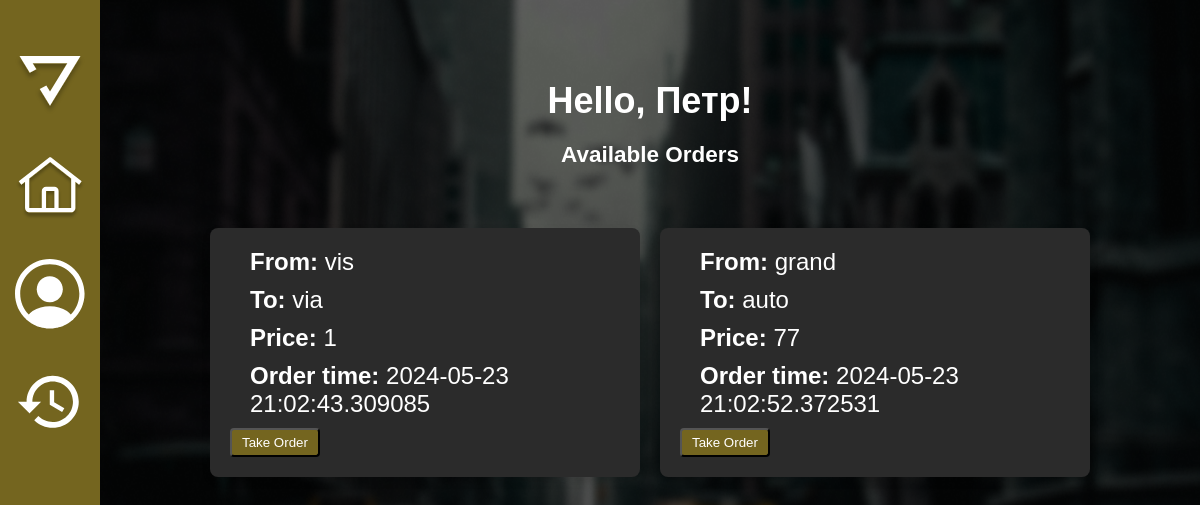
/driver_main (signed in), run on an earlier commit of the app's database.
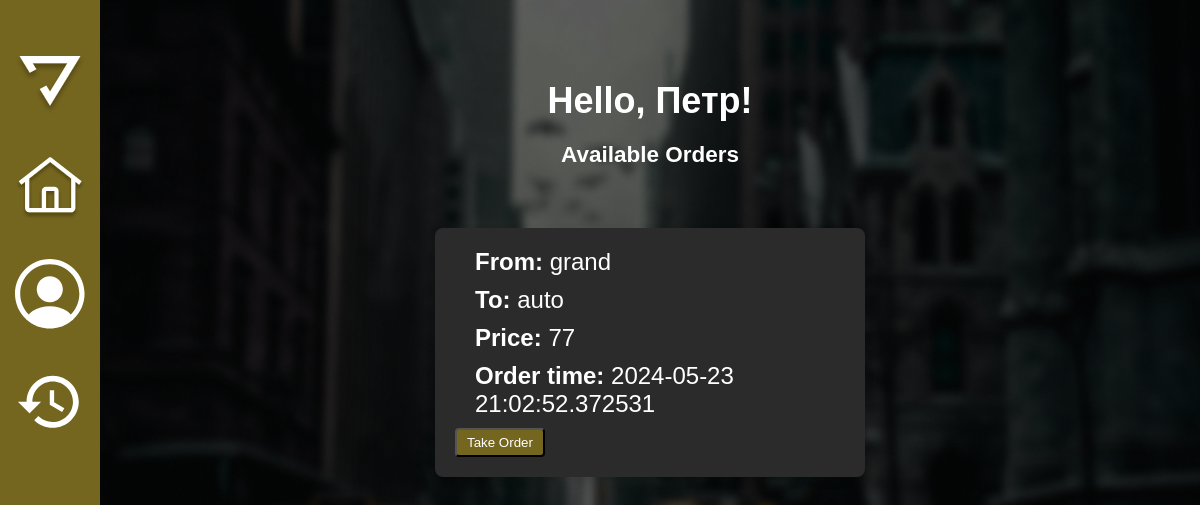
And on a later commit of the database.
### app/models.py (models this page shows, shortened)
class Order(db.Model):
    id = db.Column(db.Integer, primary_key=True)
    place_start = db.Column(db.String(140), nullable=False)
    place_end = db.Column(db.String(140), nullable=False)
    price = db.Column(db.String(140), nullable=False)
    order_time = db.Column(db.DateTime, index=True, nullable=True)
    order_taked = db.Column(db.DateTime, index=True, nullable=True)
    order_finished = db.Column(db.DateTime, index=True, nullable=True)
    user_id = db.Column(db.Integer, db.ForeignKey('user.id'))
    driver_id = db.Column(db.Integer, db.ForeignKey('driver.id'), nullable=True)
    driver = db.relationship('Driver', back_populates='orders')
    score = db.Column(db.Integer, default=0)

### app/routes.py (the view)
@app.route('/driver_main')
@login_required('driver')
def driver_main():
    active_order = Order.query.filter_by(driver_id=current_user.id, order_finished=None).first()
    available_orders = []
    if not active_order:
        available_orders = Order.query.filter_by(driver_id=None).all()
    return render_template('driver_main.html', active_order=active_order, available_orders=available_orders)

### app/models.py (called while the page is built)
@login.user_loader
def load_user(id):
    driver = Driver.query.get(int(id))
    if driver:
        return driver
    return User.query.get(int(id))

### app/utils.py (called while the page is built)
def login_required(role):
    def wrapper(func):
        @wraps(func)
        def decorated_view(*args, **kwargs):
            if not current_user.is_authenticated:
                return redirect(url_for('choice'))
            if current_user.role != role:
                print(f"Пользователь {current_user.email} имеет роль {current_user.role}, а ожидалось {role}")
                return abort(403)
            print(f"Пользователь {current_user.email} имеет роль {current_user.role}")
            return func(*args, **kwargs)
        return decorated_view
    return wrapper

### app/templates/driver_main.html (shortened to what the changed rows need)
<!DOCTYPE html>
<html lang="ru">
<head>
    <link rel="stylesheet" href="{{ url_for('static', filename='css/style.css') }}">
</head>
<body class="index-page">
    <div class="list-order-page">
        <div class="container index">
            <div class="content">
                <div class="content__main index">
                    <div class="content__container">
                        <h1 class="greeting">Hello, {{ current_user.first_name }}!</h1>
                        {% if active_order %}
                            <div class="order-header">
                                <h2>Active Order</h2>
                            </div>
                        {% else %}
                            <div class="order-header">
                                <h2>Available Orders</h2>
                            </div>
                        {% endif %}
                    </div>
                    <div class="orders__container">
                        <div class="available-order__container">
                            {% if active_order %}
                                <div class="orders-item active-order">
                                    <div class="orders-item-text"><strong>From:</strong> {{ active_order.place_start }}</div>
                                    <div class="orders-item-text"><strong>To:</strong> {{ active_order.place_end }}</div>
                                    <div class="orders-item-text"><strong>Price:</strong> {{ active_order.price }}</div>
                                    <div class="orders-item-text"><strong>Order time:</strong> {{ active_order.order_time }}</div>
                                    <div class="orders-item-text"><strong>Taken time:</strong> {{ active_order.order_taked }}</div>
                                    <div class="orders-item-text"><strong>User:</strong> {{ active_order.user.first_name }} {{ active_order.user.last_name }}</div>
                                    <form method="post" action="{{ url_for('complete_order', order_id=active_order.id) }}">
                                        <button type="submit" class="btn btn-success">Complete Order</button>
                                    </form>
                                </div>
                            {% else %}
                                {% for order in available_orders %}
                                    <div class="orders-item available-order">
                                        <div class="orders-item-text"><strong>From:</strong> {{ order.place_start }}</div>
                                        <div class="orders-item-text"><strong>To:</strong> {{ order.place_end }}</div>
                                        <div class="orders-item-text"><strong>Price:</strong> {{ order.price }}</div>
                                        <div class="orders-item-text"><strong>Order time:</strong> {{ order.order_time }}</div>
                                        <form method="post" action="{{ url_for('take_order', order_id=order.id) }}">
                                            <button type="submit" class="btn btn-primary">Take Order</button>
                                        </form>
                                    </div>
                                {% endfor %}
                            {% endif %}
                        </div>
                    </div>
                </div>
            </div>
        </div>
    </div>
</body>
</html>

What changed in the data, as far as the page shows it:
removed Order: place_start "vis", place_end "via", price "1", order_time "2024-05-23 21:02:43.309085"
